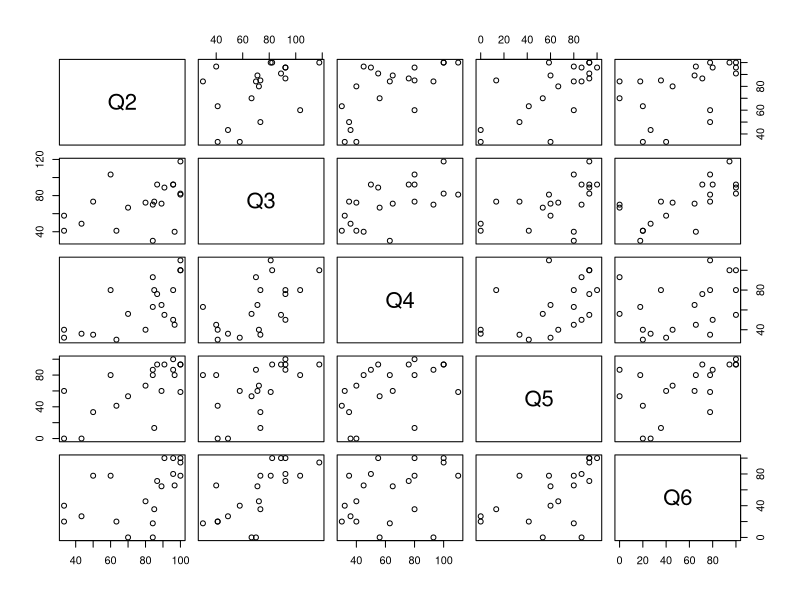
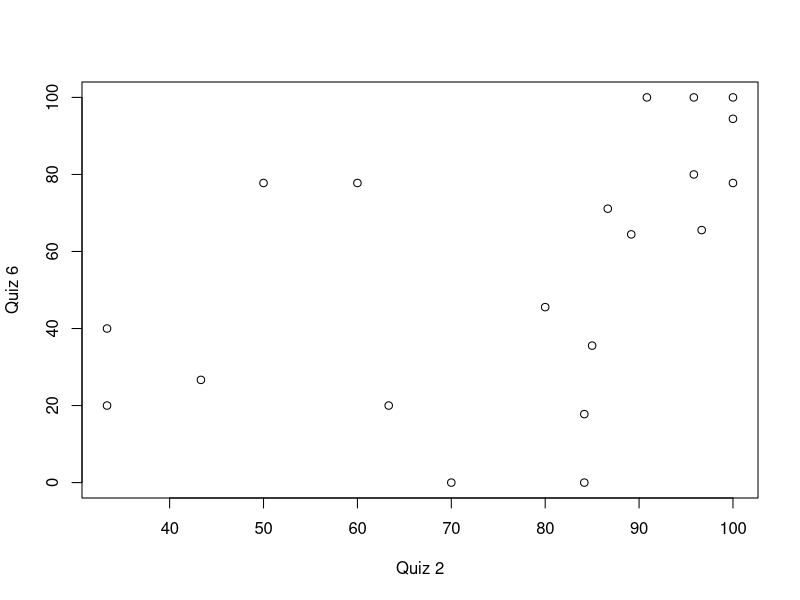
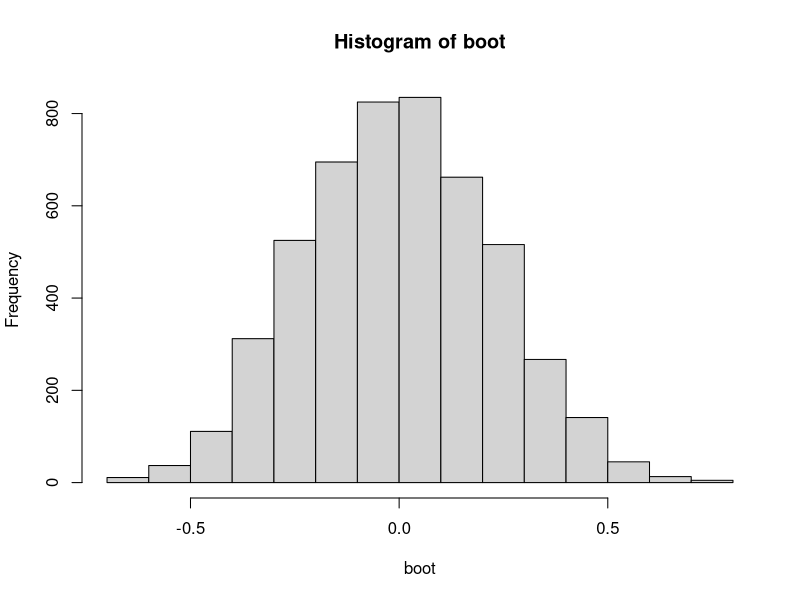

Reproduce these figures in R, in order. (Note: this script raises an error after producing the figures.)
## ---- chunk 1
quiz <- as.data.frame(read.csv("quiz.csv"))
class(quiz)
## ---- chunk 2
plot(quiz)
## ---- chunk 3
plot(quiz$Q2,quiz$Q6,xlab= "Quiz 2", ylab= "Quiz 6")
## ---- chunk 4
cor(quiz$Q2,quiz$Q6)
## ---- chunk 5
bootstrap.cor <- function(x,y,B= 2000){
  data.x <- data.frame(x)
  data.y <- data.frame(y)
  boot.est <- vector(length= B)
  for(i in 1:B){
    boot.x <- data.x[sample(1:nrow(data.x),replace=TRUE),]
    boot.y <- data.y[sample(1:nrow(data.y),replace=TRUE),]
    boot.est[i] <- cor(boot.x,boot.y)
  }
  return(boot.est)
}
## ---- chunk 6
boot <- bootstrap.cor(quiz$Q2,quiz$Q6,B= 5000)
hist(boot)
## ---- chunk 7
quantile(boot,c(0.025,0.975))
cor.test(quiz$Q2,quiz$Q6)$conf.int[1:2]
## ---- chunk 8
cov.mat <- cov(quiz)

cov(x = quiz$Q2, y = quiz$Q3)
cov.mat[1,2]
## ---- chunk 9

eigen.vals <- eigen(cov.mat)$value 
eigen.vals
## ---- chunk 10
sum(eigen.vals)
sum(diag(cov.mat))
## ---- chunk 11
eigen.vals[1]/sum(eigen.vals)
## ---- chunk 12
bootstrap.eigenratio <- function(mat, B = 2000){
?eigen
  
  boot.est <- vector(length= B)
  for(i in 1:B){
    
    boot.est[i] <- mat[sample(1:nrow(mat),replace=TRUE),]
  }
  cov.mat <- cov(boot.est)
  eigen.vals <- eigen(x=cov.mat)$value
  eigen.ratio <- eigen.vals[1]/sum(eigen.vals)
  return(eigen.ratio)
}
## ---- chunk 13
bootstrap.eigenratio(quiz)
